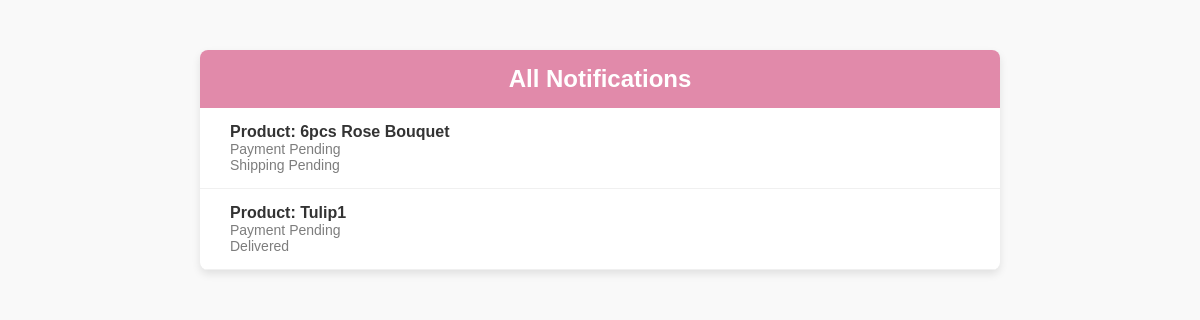
Before: /users/notifications.php (signed in) with the older database file.
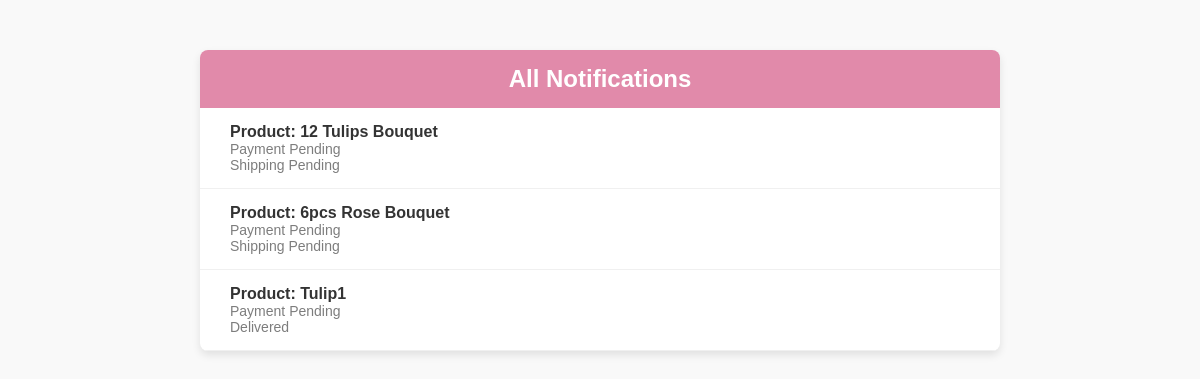
After: the same page with the newer database file.
### tables this page shows
CREATE TABLE `payment` (
  `payment_id` int(11) NOT NULL,
  `cust_id` int(11) NOT NULL,
  `order_id` int(11) DEFAULT NULL,
  `cust_name` varchar(255) NOT NULL,
  `cust_email` varchar(255) NOT NULL,
  `reference_number` varchar(255) DEFAULT NULL,
  `amount_paid` decimal(10,2) NOT NULL,
  `payment_method` enum('gcash','cop') NOT NULL,
  `payment_status` enum('pending','paid','failed') DEFAULT 'pending',
  `shipping_status` enum('pending','shipped','delivered','readyforpickup') DEFAULT 'pending',
  `created_at` timestamp NOT NULL DEFAULT current_timestamp(),
  `updated_at` timestamp NOT NULL DEFAULT current_timestamp() ON UPDATE current_timestamp()
);

CREATE TABLE `product` (
  `p_id` int(11) NOT NULL,
  `name` varchar(255) NOT NULL,
  `old_price` varchar(10) NOT NULL,
  `current_price` varchar(10) NOT NULL,
  `quantity` int(10) NOT NULL,
  `featured_photo` varchar(255) NOT NULL,
  `description` text NOT NULL,
  `short_description` text NOT NULL,
  `feature` text NOT NULL,
  `other_photo` text NOT NULL,
  `condition` text NOT NULL,
  `is_featured` int(1) NOT NULL,
  `is_active` int(1) NOT NULL,
  `ecat_id` int(11) NOT NULL
);

### users/notifications.php (the view, shortened to what this page needs)
<?php
include("conn.php");
if (isset($_SESSION['customer']) && isset($_SESSION['customer']['cust_id'])) {
    $customerId = $_SESSION['customer']['cust_id'];
    $statement = $pdo->prepare("
        SELECT p.*, oi.product_id, pr.name
        FROM payment p
        JOIN order_items oi ON p.order_id = oi.order_id
        JOIN product pr ON oi.product_id = pr.p_id
        WHERE p.cust_id = :cust_id
        AND (p.payment_status = 'pending' OR p.shipping_status != 'delivered')
        ORDER BY p.created_at DESC
    ");
    $statement->execute(['cust_id' => $customerId]);
    $payments = $statement->fetchAll(PDO::FETCH_ASSOC);
}
?>
<!DOCTYPE html>
<html lang="en">
<head>
</head>
<body>
    <div class="container">
        <h2>All Notifications</h2>
        <?php if (!empty($payments)): ?>
            <ul class="notifications-list">
                <?php foreach ($payments as $payment): ?>
                    <?php
                    $paymentStatus = ($payment['payment_status'] == 'pending') ? 'Payment Pending' : ($payment['payment_status'] == 'paid' ? 'Payment Confirmed' : 'Payment Failed');
                    $shippingStatus = ($payment['shipping_status'] == 'pending') ? 'Shipping Pending' : ($payment['shipping_status'] == 'shipped' ? 'Shipped' : 'Delivered');
                    ?>
                    <li class="notification-item">
                        <div>
                            <a href="order-details.php?order_id=<?php echo $payment['order_id']; ?>&product_id=<?php echo $payment['product_id']; ?>">
                                <strong>Product: <?php echo htmlspecialchars($payment['name']); ?></strong>
                                <div class="text-muted small"><?php echo $paymentStatus; ?></div>
                                <div class="text-muted small"><?php echo $shippingStatus; ?></div>
                            </a>
                        </div>
                    </li>
                <?php endforeach; ?>
            </ul>
        <?php else: ?>
            <p>No notifications available.</p>
        <?php endif; ?>
    </div>
</body>
</html>

Changed rows visible on the page:
added payment: product.name "12 Tulips Bouquet", payment_status "Payment Pending", shipping_status "Shipping Pending"
